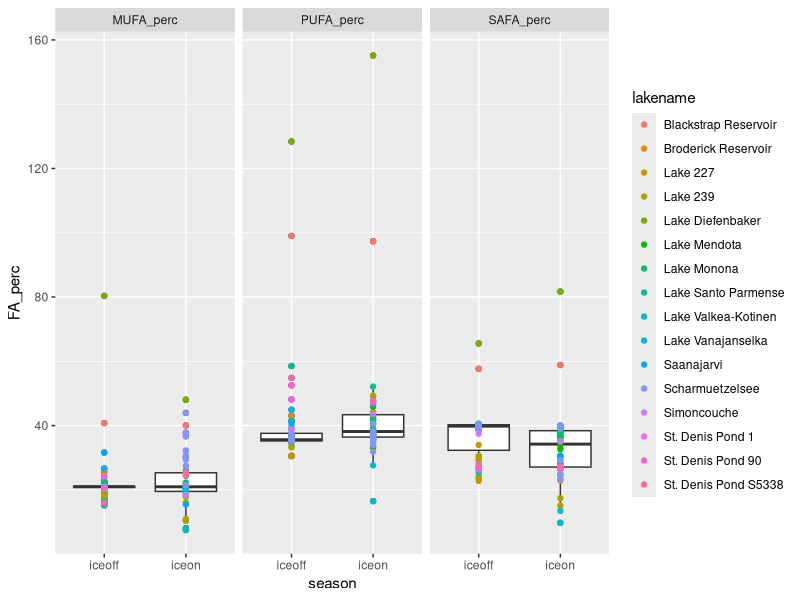
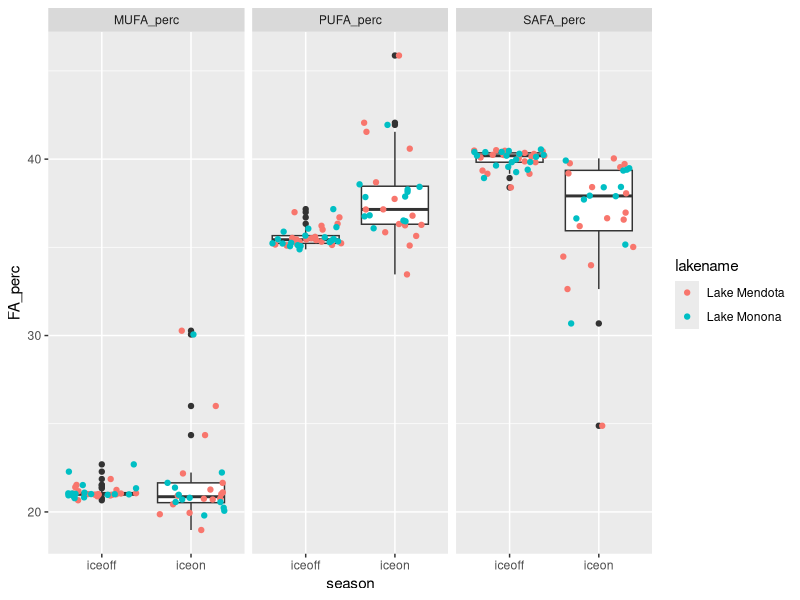
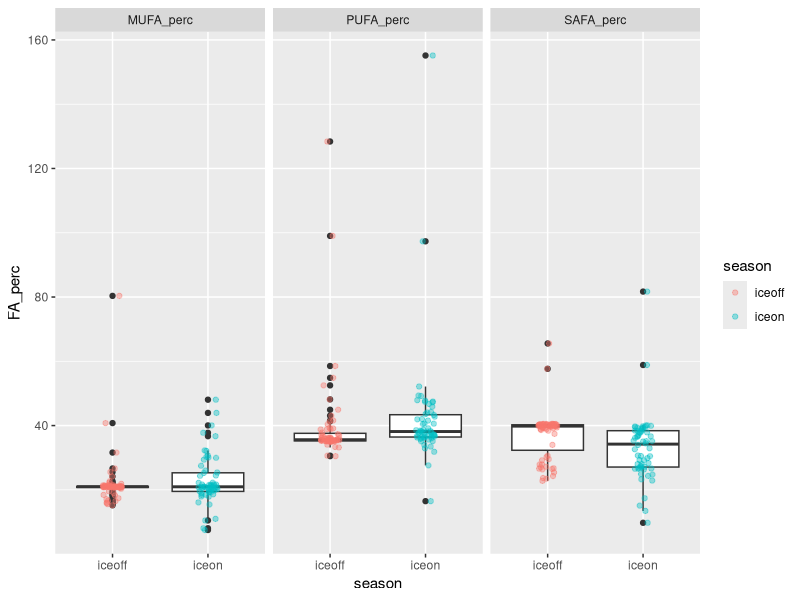
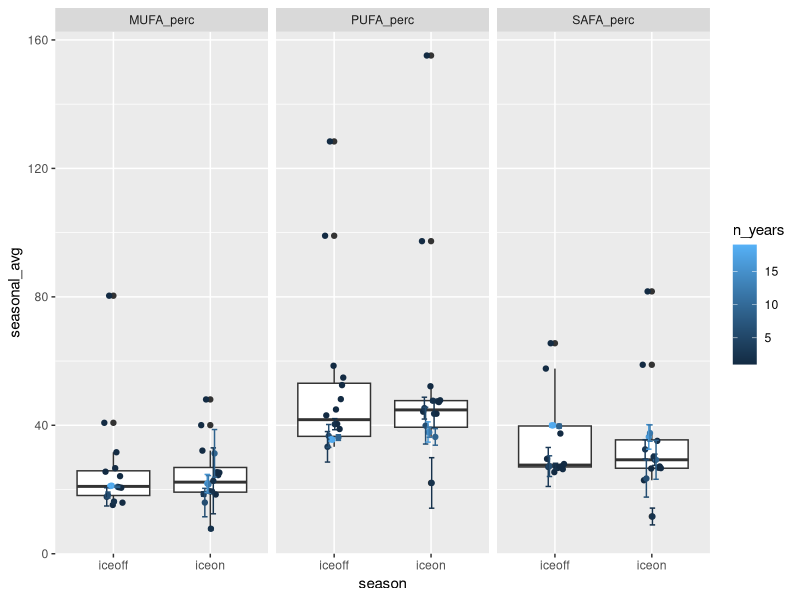
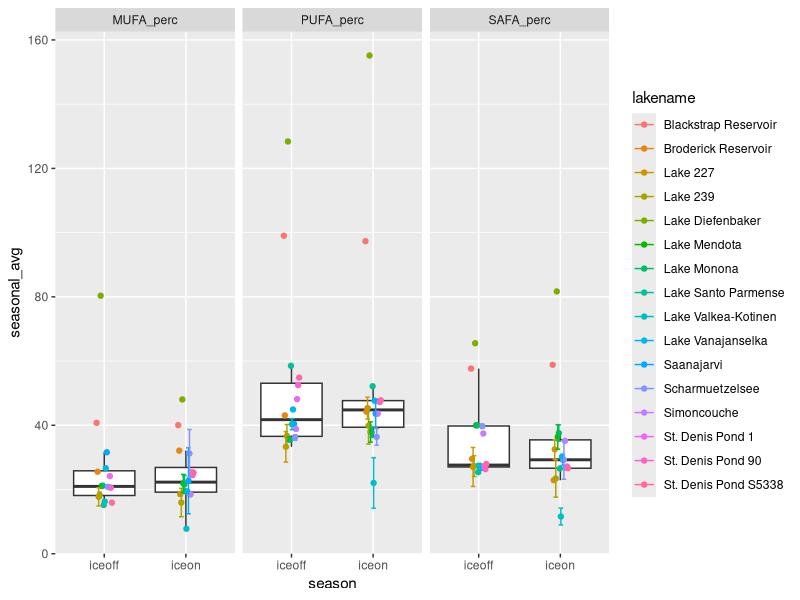

Source code (R) for these figures, in order:
# Script to look at fatty acids profile under ice vs summer stratification
# uses Hampton et al. ecology under lake ice dataset (ecology letters)
# and Galloway et al PLoS one paper fatty acid dataset

#libraries
library(dplyr)
library(reshape2)
library(tidyr)
library(ggplot2)

#===========================================================================
# ----> read in ecology under lake ice dataset and FA dataset

euli_orig <- read.csv("../Data/under_ice_data.csv", stringsAsFactors = FALSE)

fa_orig <- read.csv("../Data/PLoS_supp/S1_Dataset.csv", stringsAsFactors = FALSE)

#===========================================================================
# ----> wrangle ice phyto data

euli <- euli_orig %>% 
  #keep only columns of potential interest
  select(year, season, researcher, lakename, lakeregloc, lakecountry,
         startday, startmonth, startyear, endday, endmonth, endyear,
         iceduration, fadata, avesecchidepth, avechla, 
         phytomethod, avephytomass, avephytocount,
         propchloro, propcrypto, propcyano, propdiatom, propdiatom, propotherphyto) %>% 
  #only interested when *not* all NA for phyto props
  filter(!(is.na(propchloro) & is.na(propcrypto) & is.na(propcyano) & 
           is.na(propdiatom) & is.na(propdiatom) & is.na(propotherphyto)))

euli_phytos <- euli %>% 
  #start by looking just at pytos, can circle back to incorporate snow/ice/secchi etc.
  select(year, season, lakename, 
         propchloro, propcrypto, propcyano, propdiatom, propdiatom, propotherphyto)

summary(euli_phytos) #40 NA in crypto
str(euli_phytos) #211

#going to start by using only lakes with *NO NAs* for phytos
euli_phytos_complete <- euli_phytos %>% 
  filter(!(is.na(propchloro) | is.na(propcrypto) | is.na(propcyano) | 
             is.na(propdiatom) | is.na(propdiatom) | is.na(propotherphyto)))
#164 obvs - only "complete" phyto profiles

#24 lakes in total
unique(euli_phytos_complete$lakename) 

#what's the temporal coverage?
#only want ones with matching iceon/iceoff
euli_phytos_complete %>% 
  group_by(lakename) %>% 
  summarize(seasons = n_distinct(season)) %>% 
  as.data.frame() %>% 
  arrange(seasons)

#keep only those with multiple seasons
multi_seasons <- euli_phytos_complete %>% 
  group_by(lakename) %>% 
  summarize(seasons = n_distinct(season)) %>% 
  as.data.frame() %>% 
  arrange(seasons) %>% 
  filter(seasons > 1)

euli_phytos_complete_matching <- euli_phytos_complete %>% 
  filter(lakename %in% multi_seasons$lakename)

#check out remaining
str(euli_phytos_complete_matching)
str(unique(euli_phytos_complete_matching$lakename)) 
#16 lakes

#temporal coverage
euli_phytos_complete_matching %>% 
  group_by(lakename) %>% 
  summarize(yrs = n_distinct(year)) %>% 
  arrange(yrs) %>% 
  as.data.frame()
#                 lakename yrs
# 1  Blackstrap Reservoir   1
# 2   Broderick Reservoir   1
# 3      Lake Diefenbaker   1
# 4   Lake Santo Parmense   1
# 5           Simoncouche   1
# 6      St. Denis Pond 1   1
# 7     St. Denis Pond 90   1
# 8  St. Denis Pond S5338   1
# 9   Lake Valkea-Kotinen   2
# 10    Lake Vanajanselka   2
# 11             Lake 227   3
# 12           Saanajarvi   3
# 13             Lake 239   6
# 14      Scharmuetzelsee   9
# 15          Lake Monona  18
# 16         Lake Mendota  19

#make long to be equivalent to FA data
phytos_long <- euli_phytos_complete_matching %>% 
  melt(id.vars = c("lakename", "year", "season")) %>% 
  rename(phyto_group = variable, prop = value)

#remove prop from group name
phytos_long$phyto_group <- gsub("prop", "", phytos_long$phyto_group)

unique(phytos_long$phyto_group)
# "chloro"     "crypto"     "cyano"      "diatom"     "otherphyto"

#===========================================================================
# ----> wrangle FA data

fa <- fa_orig %>% 
  #only fresh water
  filter(Salinity == 0) %>% 
  #only proportional data
  filter(Data == "prop") %>% 
  #for now, don't care about experimental info
  select(Group, Class, Order, Genus, species,
         sumSAFA, sumMUFA, sumPUFA,
         c18.2w6, c18.3w6, c18.3w3,
         c18.4w3, c18.5w3, 
         c20.4w6, c20.5w3, c22.6w3)

unique(fa$Group)
# "Cyanobacteria" "Chlorophyta"   "Ochrophyta"    "Cryptophyta"   "Dinophyta"     "Euglenozoa"    "Rhodophyta"  

#crosswalk to match euli to FA
fa_equiv <- fa %>% 
  #crypto, chloro, cyano are direct matches
  mutate(fa_group = ifelse(Group == "Cryptophyta", "crypto", NA),
         fa_group = ifelse(Group == "Chlorophyta", "chloro", fa_group),
         fa_group = ifelse(Group == "Cyanobacteria", "cyano", fa_group),
         #diatoms are everything in these 3 classes in FA data
         fa_group = ifelse(Class %in% c("Bacillariophyceae", "Fragilariophyceae", "Coscinodiscophyceae"),
                           "diatom", fa_group),
         #other phyto = average of all else in FA data
         fa_group = ifelse(is.na(fa_group), "otherphyto", fa_group))

# fa_equiv %>% 
#   select(Group, fa_group) %>% 
#   unique()
# 
# fa_equiv %>% 
#   select(Group, Class, fa_group) %>% 
#   unique()


#===========================================================================
# ----> aggregate FA data

#aggregate to level of fa_group (average)

fa_group_avgs <- fa_equiv %>% 
  group_by(fa_group) %>% 
  summarize(grp_avg_sumSAFA = mean(sumSAFA, na.rm = TRUE),
            grp_avg_sumMUFA = mean(sumMUFA, na.rm = TRUE),
            grp_avg_sumPUFA = mean(sumPUFA, na.rm = TRUE),
            grp_avg_c18.2w6 = mean(c18.2w6, na.rm = TRUE),
            grp_avg_c18.3w6 = mean(c18.3w6, na.rm = TRUE),
            grp_avg_c18.3w3 = mean(c18.3w3, na.rm = TRUE),
            grp_avg_c18.4w3 = mean(c18.4w3, na.rm = TRUE),
            grp_avg_c18.5w3 = mean(c18.5w3, na.rm = TRUE),
            grp_avg_c20.4w6 = mean(c20.4w6, na.rm = TRUE),
            grp_avg_c20.5w3 = mean(c20.5w3, na.rm = TRUE),
            grp_avg_c22.6w3 = mean(c22.6w3, na.rm = TRUE)) %>% 
  as.data.frame()

fa_group_avgs

#===========================================================================
# ----> combine EULI and FA datasets

head(phytos_long) #lake, year, season, group, prop
head(fa_group_avgs) #group, FAs

#combine euli and FA - have group, proportion, and FA data
full_dat <- merge(phytos_long, fa_group_avgs, 
                  by.x = "phyto_group", by. = "fa_group", 
                  all.x = TRUE)

# From LTER FA script:
# What we want is "what are the average proportions of SAFA, MUFA, PUFA 
# present in the community, irrespective of total biomass?" 
# (i.e. we know there is higher biomass in summer - the Circus Circus buffet)
# SH: pretty sure that what we want then is:(biomass_dry_weight * sumSAFA)/total dry weight
# This is already a proportion (biomass/total) so can do prop * FA

#weight data accordingly
full_dat_weighted <- full_dat %>% 
  #prop phyto (already biomass/total biomass) * prop FA
  mutate(sumSAFA_prop = grp_avg_sumSAFA * prop,
         sumMUFA_prop = grp_avg_sumMUFA * prop, 
         sumPUFA_prop = grp_avg_sumPUFA * prop) %>% 
  #keep only columns of interest
  #for now, only SAFA, MUFA, PUFA
  select(lakename, year, season, phyto_group, 
         sumSAFA_prop, sumMUFA_prop, sumPUFA_prop)

#sum within lake/time point (get community-level FA)
full_dat_weighted_comm <- full_dat_weighted %>% 
  group_by(lakename, year, season) %>% 
  #sum across phyto groups
  summarize(MUFA_perc = sum(sumMUFA_prop, na.rm = TRUE),
            PUFA_perc = sum(sumPUFA_prop, na.rm = TRUE),
            SAFA_perc = sum(sumSAFA_prop, na.rm = TRUE)) %>% 
  as.data.frame()

#this format matches LTER_FA_20180217 
#(detailed look at lakes ME/MO)

head(full_dat_weighted_comm)

#make a verion with one point per lake/season (aggregate across years)
#include standard deviation as measure of variance, as well as count
full_dat_weighted_comm_agg <- full_dat_weighted_comm %>% 
  group_by(lakename, season) %>% 
  #using __ so can separate later
  summarize(n_years = n_distinct(year),
            seasonal_avg__MUFA_perc = mean(MUFA_perc, na.rm = TRUE),
            sd__MUFA_perc = sd(MUFA_perc, na.rm = TRUE),
            seasonal_avg__PUFA_perc = mean(PUFA_perc, na.rm = TRUE),
            sd__PUFA_perc = sd(PUFA_perc, na.rm = TRUE),
            seasonal_avg__SAFA_perc = mean(SAFA_perc, na.rm = TRUE),
            sd__SAFA_perc = sd(SAFA_perc, na.rm = TRUE)) %>% 
  as.data.frame()

#===========================================================================
# ----> look at all lakes/years/seasons

#make long for plotting
dat_long_full_points <- full_dat_weighted_comm %>% 
  melt(id.vars = c("lakename", "year", "season")) %>% 
  rename(FA_type = variable, FA_perc = value)

#matching graphs to ME/MO
ggplot(dat_long_full_points, aes(season, FA_perc)) +
  geom_boxplot() +
  geom_point(aes(color = lakename)) +
  facet_wrap(~FA_type)

#hmmm definitely not as extreme as ME/MO

#check just using those for sanity check
ggplot(filter(dat_long_full_points, lakename %in% c("Lake Mendota", "Lake Monona")), 
       aes(season, FA_perc)) +
  geom_boxplot() +
  geom_jitter(aes(color = lakename)) +
  facet_wrap(~FA_type)

#yep, see the same trends in just ME/MO
#so it's accurate
#(other has wider spread since it's actual data, not avg proportions)

#have some definite outliers in full dat
ggplot(dat_long_full_points, aes(season, FA_perc)) +
  geom_boxplot() +
  geom_jitter(width = 0.1,aes(color = season), alpha = 0.4) +
  facet_wrap(~FA_type)

#what do anovas say?

mufa1 <- aov(FA_perc ~ season, dat = filter(dat_long_full_points, FA_type == "MUFA_perc"))
summary(mufa1) #p=0.463

pufa1 <- aov(FA_perc ~ season, dat = filter(dat_long_full_points, FA_type == "PUFA_perc"))
summary(pufa1) #p=0.377

safa1 <- aov(FA_perc ~ season, dat = filter(dat_long_full_points, FA_type == "SAFA_perc"))
summary(safa1) #p=0.0102

#===========================================================================
# ----> look at lakes aggregated to seasons across years

#make long
dat_long_seasonal_points <- full_dat_weighted_comm_agg %>% 
  #make long
  melt(id.vars = c("lakename", "season", "n_years")) %>% 
  #split variable column name
  separate(variable, into = c("agg_type", "FA_type"), sep = "__") %>% 
  #make wide so have column for avg and sd
  dcast(lakename + season + n_years + FA_type ~ agg_type, value.var = "value")

#plot
ggplot(dat_long_seasonal_points, aes(season, seasonal_avg)) +
  geom_boxplot() +
  geom_point(aes(color = n_years, group = lakename), position = position_dodge(width = 0.2)) +
  geom_errorbar(aes(x = season, ymin = seasonal_avg - sd, ymax = seasonal_avg + sd,
                    color = n_years, group = lakename),
                position = position_dodge(width = 0.2)) +
  # geom_pointrange(aes(x = season, y = seasonal_avg, 
  #                     ymin = seasonal_avg - sd, ymax = seasonal_avg + sd)) +
  facet_wrap(~FA_type)
  
#plot
ggplot(dat_long_seasonal_points, aes(season, seasonal_avg)) +
  #ignore outlier sofr boxplots only
  geom_boxplot(outlier.shape = NA) +
  geom_point(aes(color = lakename, group = lakename), position = position_dodge(width = 0.2)) +
  geom_errorbar(aes(x = season, ymin = seasonal_avg - sd, ymax = seasonal_avg + sd,
                    color = lakename, group = lakename),
                position = position_dodge(width = 0.2)) +
  # geom_pointrange(aes(x = season, y = seasonal_avg, 
  #                     ymin = seasonal_avg - sd, ymax = seasonal_avg + sd)) +
  facet_wrap(~FA_type)
